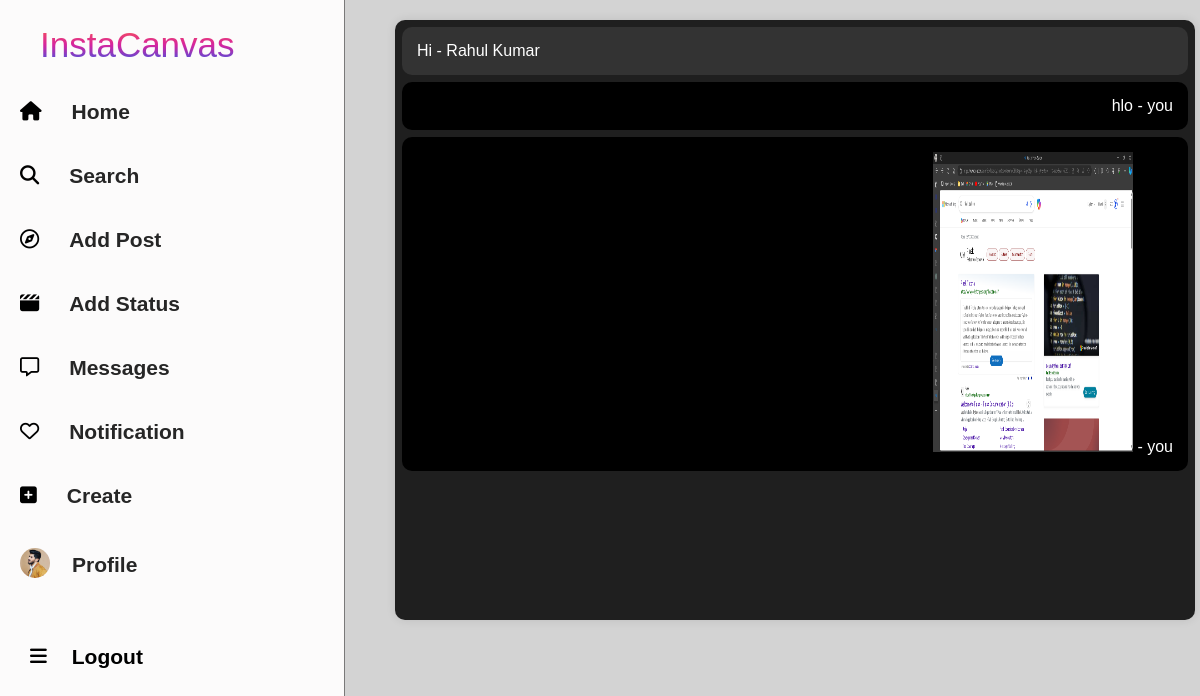
The app's page /message/Rahul Kumar (signed in) with its own data.
### socialapp/models.py (models this page shows)
class logindb(models.Model):
    username=models.CharField(max_length=100)
    email=models.EmailField(max_length=100)
    mobile = models.IntegerField(null=True)
    gender = models.CharField(max_length=100, null=True)
    place= models.CharField(max_length=100,null=True)
    password=models.CharField(max_length=100)
    confirm_password=models.CharField(max_length=100)
    image = models.ImageField(null=True)
    timestamp = models.DateTimeField(auto_now_add=True)

class postm(models.Model):
    username=models.CharField(max_length=100)
    name = models.CharField(max_length=100)
    msg=models.CharField(max_length=100)
    image = models.ImageField(null=True)
    timestamp = models.DateTimeField(auto_now_add=True)

### socialapp/views.py (the view)
# urls.py: path('message/<dataid>', views.message, name="message"),
def message(request, dataid):
    if 'name' in request.session:
        username = request.session['name']
        data = postm.objects.filter(username=username, name=dataid)
        datas = postm.objects.filter(name=username, username=dataid)
        user_objects = logindb.objects.filter(username=dataid)
        user_object = logindb.objects.get(username=username)
        datass = postm.objects.filter(username=dataid)
        all_msgs = sorted(
            chain(data, datas),
            key=attrgetter('timestamp'),
            reverse=True
        )
        unique_names = set(i.name for i in datass)
        return render(request, 'messages.html', {"user_object":user_object,"user_objects": user_objects, "data": data, "datas": datas, "all_msgs": all_msgs, "unique_names": unique_names})

### socialapp/templates/messages.html (shortened to what this page needs)
<!DOCTYPE html>
{% extends 'insta.html' %}
{% block content %}
<html lang="en">
<head>
</head>
<body style="background:#D3D3D3;">
<div class="">
    <div class="chat-container" id="chat-container">
        {% for msg in all_msgs|slice:"::-1" %}
            {% if msg.username == request.session.name %}
                <div class="message user-message">
                    {% if msg.image %}
                        <img src="{{ msg.image.url }}" height="300px;" width="200px;"> - you
                    {% else %}
                        {{ msg.msg }} - you
                    {% endif %}
                </div>
            {% else %}
                <div class="message system-message">
                    {% if msg.image %}
                        <img src="{{ msg.image.url }}" height="300px;" width="200px;"> - {{ msg.username }}
                    {% else %}
                        {{ msg.msg }} - {{ msg.username }}
                    {% endif %}
                </div>
            {% endif %}
        {% endfor %}
    </div>
</div>
   {% endblock %}

### socialapp/templates/insta.html (shortened to what this page needs)
{% load static %}
<!DOCTYPE html>
<html lang="en">
<head>
    <link rel="stylesheet" href="https://cdnjs.cloudflare.com/ajax/libs/font-awesome/6.4.2/css/all.min.css">
    <link rel="stylesheet" href="{% static 'css/style.css' %}">
</head>
<body>
<div class="container">
        <nav>
            <div class="navbar">
                <div class="instagram-text-logo"  style="width:200px;">
        InstaCanvas
    </div>
                <div class="sub-section">
                    <i class="fa-solid fa-house" ></i>
                    <a href="{% url 'web' %}">Home</a>
                </div>
                <div class="sub-section" onclick="openSearchModal()">
                    <i class="fa-solid fa-magnifying-glass"></i>
                    <a href="#">Search</a>
                </div>
                <div class="sub-section" onclick="openadd()">
                    <i class="fa-regular fa-compass"></i>
                    <a href="#">Add Post</a>
                </div>
                <div class="sub-section" onclick="openstatus()">
                    <i class="fa-solid fa-clapperboard"></i>
                    <a href="#">Add Status</a>
                </div>
                <div class="sub-section">
                    <i class="fa-regular fa-message"></i>
                    <a href="{% url 'mes' dataid=request.session.name %}">Messages</a>
                </div>
                <div class="sub-section" id="hidden2">
                    <i class="fa-regular fa-heart"></i>
                    <a href="#">Notification</a>
                </div>
                <div class="sub-section" id="hidden1">
                    <i class="fa-solid fa-square-plus"></i>
                    <a href="#">Create</a>
                </div>
                <div class="sub-section">
                    <div class="profile-img">
                        {% if request.session.name == user_object.username %}
                        <img src="{{user_object.image.url}}" alt="">
                        {% endif %}
                    </div>
                    {% if request.session.name and user_object %}
                    <a href="{% url 'profile' dataid=request.session.name item=request.session.name %}">Profile</a>
                {% endif %}
                </div>
                <div class="menu-section " id="hidden">
                    <i class="fa-solid fa-bars"></i>
                    <a href="{% url 'logout' %}">Logout</a>
                </div>
            </div>
        </nav>
    {% block content %}{% endblock %}
</body>
</html>

### socialapp/static/css/style.css (style rules this page uses)
:root { --background-color:rgb(252, 251, 251); --font-color:rgb(0, 0, 0); --secod-font-color:rgb(101, 101, 101); --secondary-font-color : rgb(179, 179, 179); --background-on-hover:rgb(215, 214, 214); }
* { margin: 0; padding: 0; box-sizing: border-box; }
.container { display: flex; }
a { text-decoration: none; color: var(--font-color); font-family: 'Signika', sans-serif; font-size: 21px; font-weight: 550; }
body { background-color: var(--background-color); overflow-x: hidden; min-height: 100vh; width: 100vw; overflow-x: hidden; }
.navbar { display: flex; flex-direction: column; gap: 20px; height: 100vh; width: 345px; background-color: var(--background-color); padding-top: 20px; padding-bottom: 10px; padding-inline: 10px; border-right: 0.1px solid rgba(76, 75, 75, 0.737); position: sticky; top: 0px; }
.instagram-text-logo { width: 150px; margin: 5px 30px; cursor: pointer; }
.sub-section { display: flex; align-items: center; gap: 25px; border-radius: 5px; cursor: pointer; padding: 20px 20px; transition: all 0.2s ease; }
.sub-section i { font-size: 21px; color: var(--font-color); transition: all 0.2s ease; }
.profile-img { width: 22px; transition: all 0.2s ease; cursor: pointer; }
.profile-img img { width: 100%; border-radius: 50%; }
.menu-section { display: flex; gap: 25px; align-items: center; margin-top: 23px; border-radius: 5px; cursor: pointer; padding: 10px 20px; transition: all 0.3s ease; }
.menu-section i { color: var(--font-color); font-size: 1.2rem; transition: all 0.2s ease; }
body { font-family: 'Helvetica Neue', Arial, sans-serif; margin: 0; padding: 0; background-color: #fafafa; }
.sub-section { display: flex; align-items: center; padding: 10px; }
.sub-section a { margin-left: 5px; color: #262626; text-decoration: none; }
.sub-section i { font-size: 1.2em; }
.sub-section .profile-img img { width: 30px; height: 30px; border-radius: 50%; }

### socialapp/templates/insta.html (style rules this page uses)
.instagram-text-logo { font-family: 'Billabong', sans-serif; font-size: 35px; background: -webkit-linear-gradient(#fd5949, #d6249f, #285aeb); -webkit-background-clip: text; -webkit-text-fill-color: transparent; }

### socialapp/templates/messages.html (style rules this page uses)
body { font-family: Arial, sans-serif; margin: 0; padding: 0; background-color: #121212; color: #fff; }
.chat-container { width: 250%; max-width: 800px; margin: 20px auto; margin-left:300px; background-color: #1f1f1f; border-radius: 10px; box-shadow: 0 0 10px rgba(0, 0, 0, 0.1); overflow: hidden; justify-content: center; align-items: center; position: relative; height: 80vh; overflow-y: auto; }
.message { padding: 20px; margin: 10px; border-radius: 10px; overflow-wrap: break-word; }
.user-message { background-color: black; color: #fff; text-align: right; }
.system-message { background-color: #333333; color: #fff; text-align: left; }
@media (min-width: 1050px) and (max-width: 1404px) { .chat-container { height: 75vh; margin-left: 50px; margin-right: 20%; } }
@media (min-width: 1050px) and (max-width: 1404px) { .message { padding: 15px; margin: 7px; } }

### records on screen
logindb: image (picture)
postm: msg "Hi", username "Rahul Kumar"
postm: msg "hlo"
postm: image (picture)
